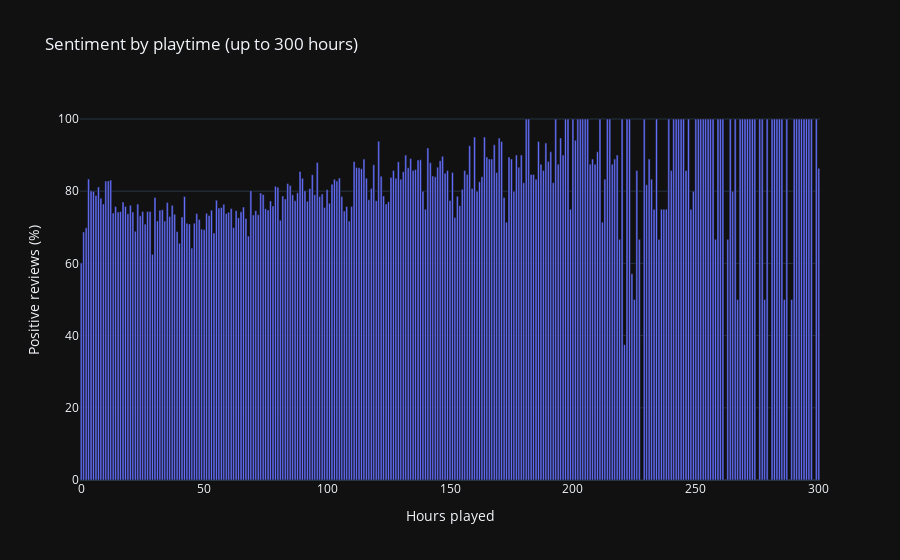

Notebook code for this chart:
### Code cell
fig = px.bar(
    positivity_per_hour,
    x=positivity_pct.index,
    y=positivity_pct.values,
    title='Sentiment by playtime (up to 300 hours)')

fig.update_xaxes(title_text='Hours played')
fig.update_yaxes(title_text='Positive reviews (%)')
fig.show()

### Figure 1 — Plotly figure (JSON) as saved in the notebook; plotly's stock layout.template omitted (floating-point values rounded to 4 significant figures; data arrays with more than 128 entries replaced by an {"elided": "..."} marker saying what was removed)
{"data": [{"hovertemplate": "playtime_hours=%{x}<br>y=%{y}<extra></extra>", "legendgroup": "", "marker": {"color": "#636efa", "pattern": {"shape": ""}}, "name": "", "orientation": "v", "showlegend": false, "textposition": "auto", "x": {"elided": "297 int values"}, "xaxis": "x", "y": {"elided": "297 float values"}, "yaxis": "y", "type": "bar"}], "layout": {"xaxis": {"anchor": "y", "domain": [0.0, 1.0], "title": {"text": "Hours played"}}, "yaxis": {"anchor": "x", "domain": [0.0, 1.0], "title": {"text": "Positive reviews (%)"}}, "legend": {"tracegroupgap": 0}, "title": {"text": "Sentiment by playtime (up to 300 hours)"}, "barmode": "relative"}}
